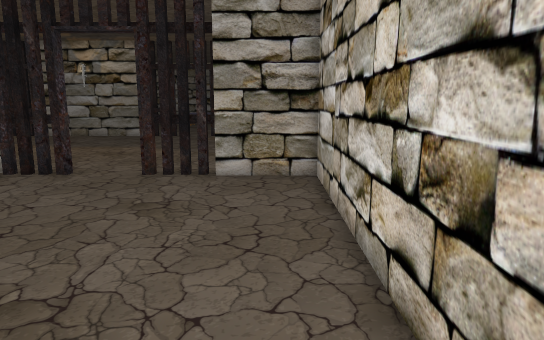
[1] (above)

24 first-person views from a walk through a scene from a Unity 3-D project. The camera is 1.3 m above the floor, tilts 10° down and sees 70° across. Doors are open. The floor is counted in squares, 0.5 m on a side. Each view is taken from the middle of a square. On the plan, view 1 faces up. The plan holds only what a view shows up to about 20 squares ahead; the rest is blank. The place goes on beyond the plan. The player is left out. Some animated figures are not drawn. Some surface patterns are stand-ins.

[2]
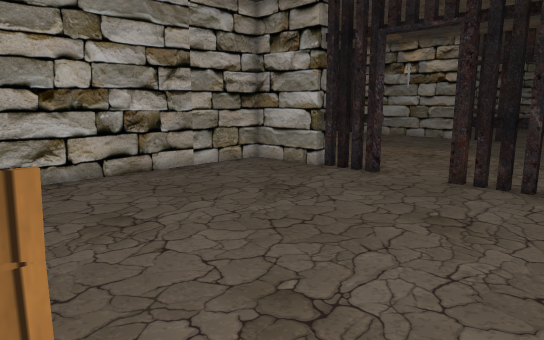

[3]
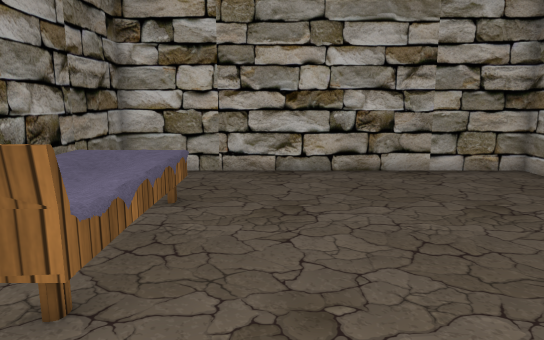

[4]
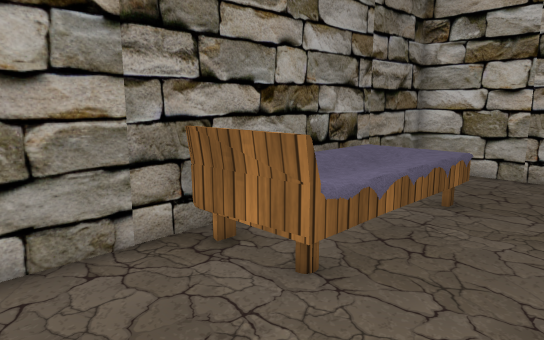

[5]
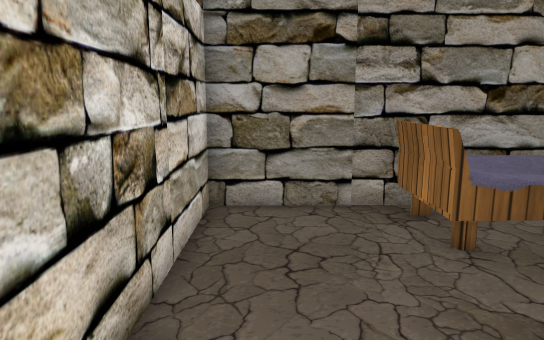

[6]
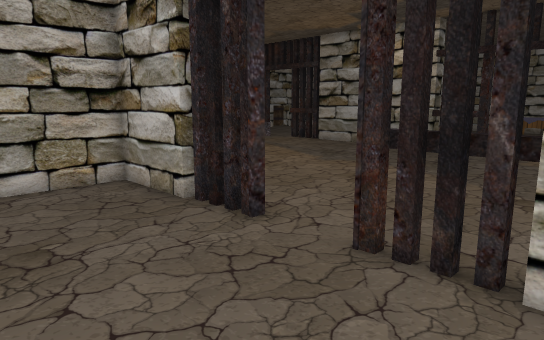

[7]
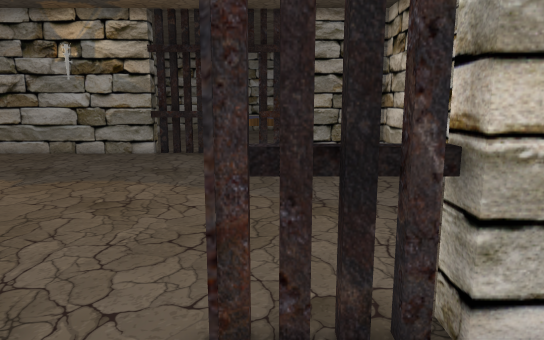

[8]
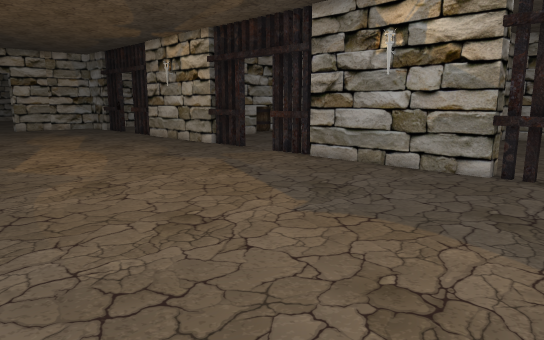

[9]
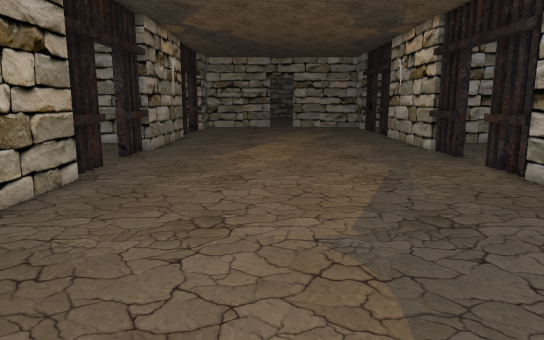

[10]
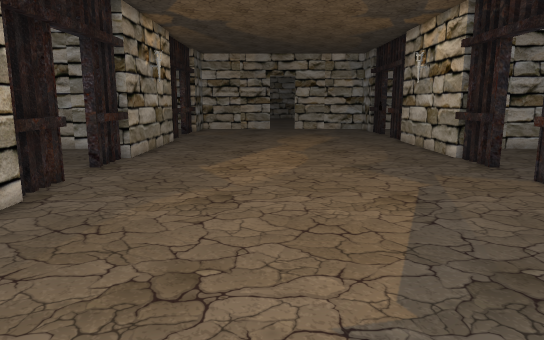

[11]
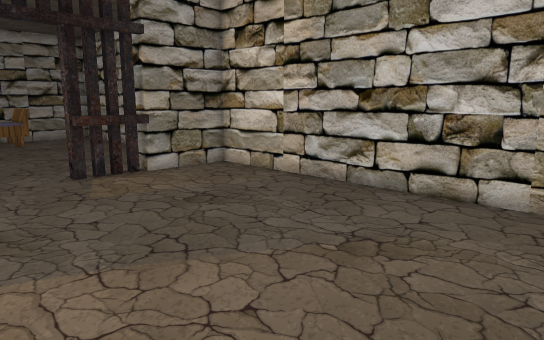

[12]
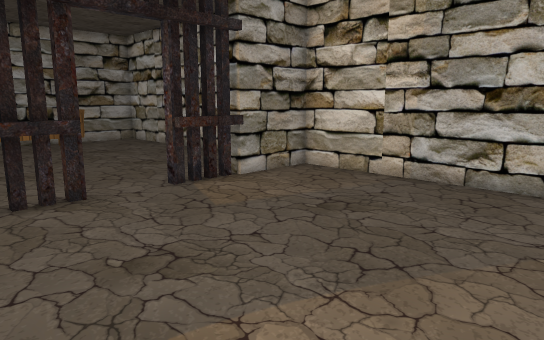

[13]
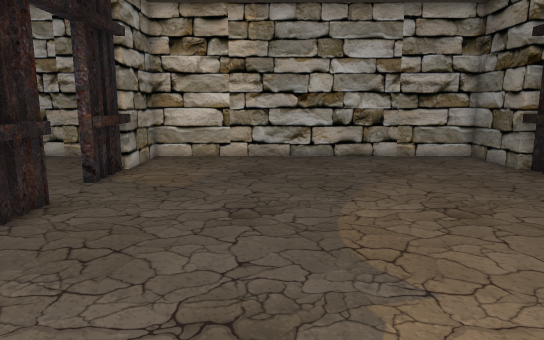

[14]
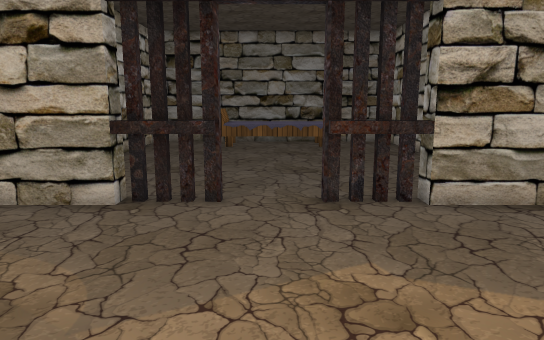

[15]
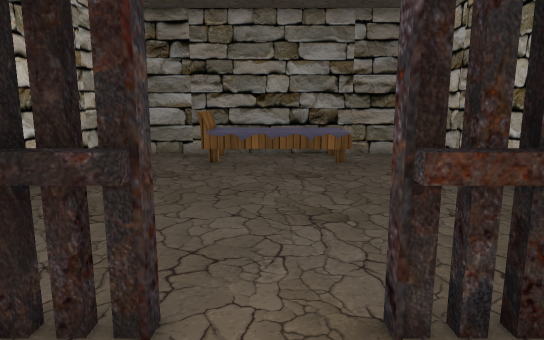

[16]
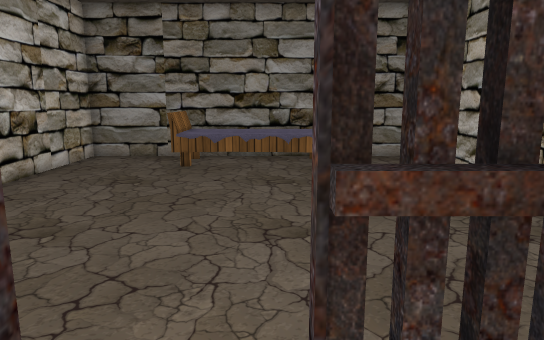

[17]
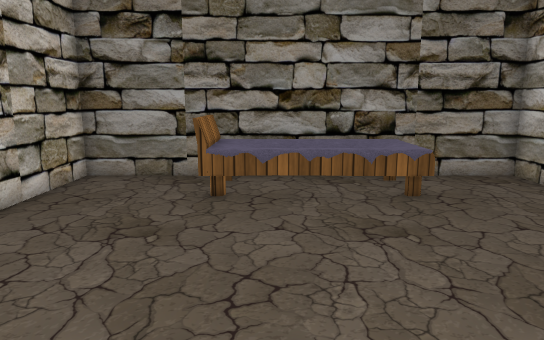

[18]
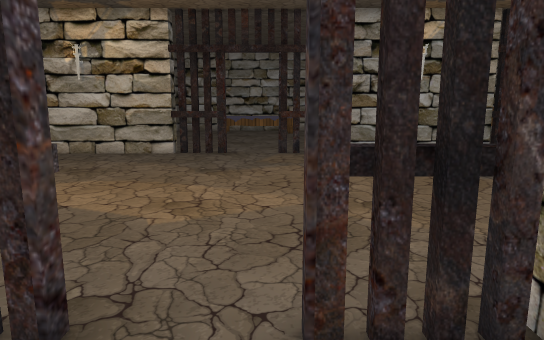

[19]
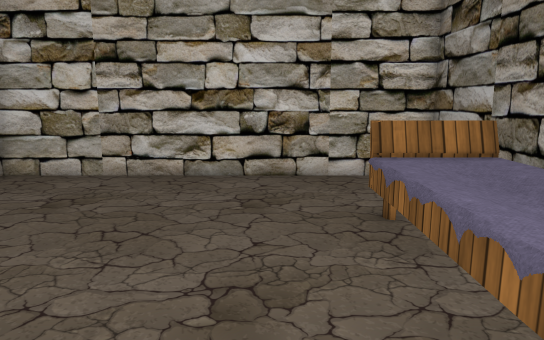

[20]
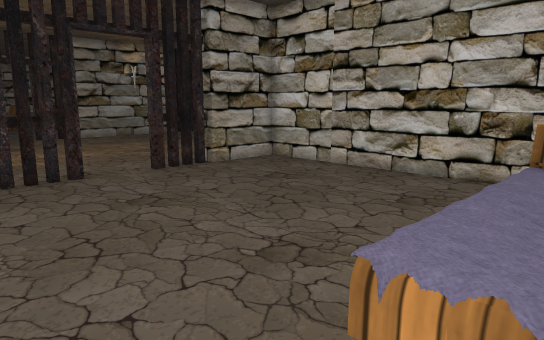

[21]
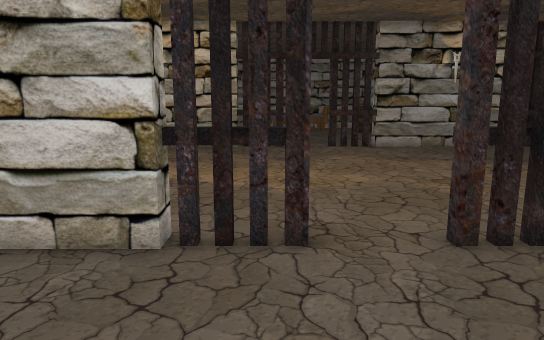

[22]
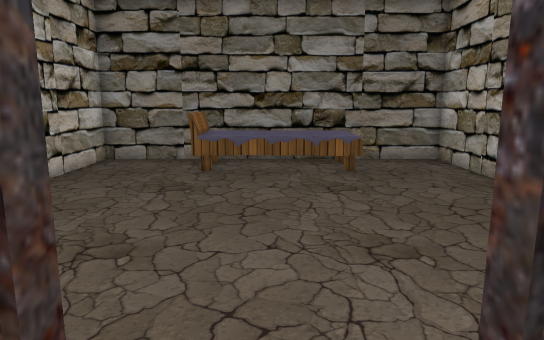

[23]
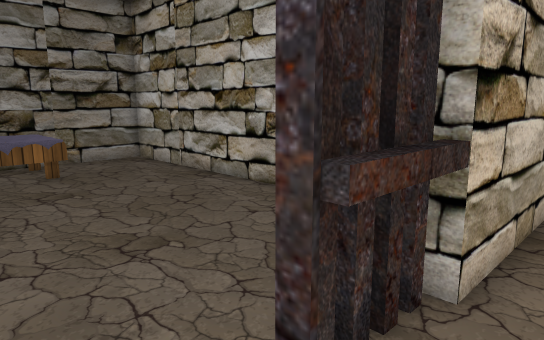

[24]
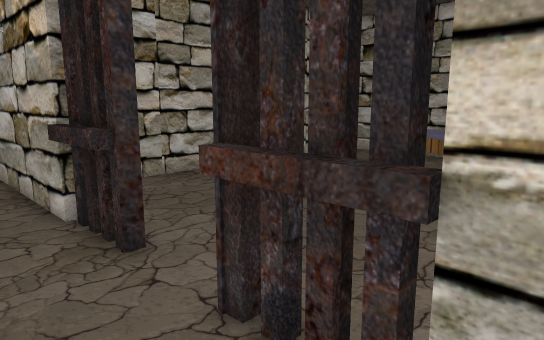

### Floor plan
Key: @ floor where view 1 was taken; # wall or solid block; . floor; D open door; B bed; T thing the floor can be seen under or through.
Columns run from 28 left of view 1 to 2 right of it. Each row starts with its distance up from view 1.
 35               #.... ........  #
 34 ..            #...............#
 33 ...           #...............#
 32  ....           ............
 31    ....           .........
 30 #####DDD##########TTTDDD#######
 29 ..###...## .......TTT...###...#
 28 ..............................#
 27 ..............................#
 26 ..............................#
 25 ..............................#
 24 ..............................#
 23 ..............................#
 22 ..............................#
 21 ..............................#
 20 ..............................#
 19 ..............................#
 18 ..............................#
 17 ..............................#
 16 ..............................#
 15 ..............................#
 14 ##TTTDDD#############DDD#######
 13 ..............#...............#
 12 ..............#...............#
 11 ..............#...............#
 10 ..............#...............#
  9 ..............#...............#
  8 ..............#...............#
  7 ..............#...............#
  6 ..............#...............#
  5 ..............#...............#
  4 ..............#...............#
  3 ..............#...............#
  2 ...BBBBBBB....#....BBBBBBB....#
  1 ...BBBBBBB....#....BBBBBBB....#
  0 ...BBBBBBB....#....BBBBBBB..@.#
 -1 ...BBBBBBB....#....BBBBBBB....#
 -2 ###############################

Positions as (right, up) in squares from view 1, and headings:
1: (0, 0), facing up
2: (0, 1), facing up-left
3: (1, 4), facing left
4: (1, 5), facing down-left
5: (0, 8), facing down
6: (-1, 8), facing up-left
7: (-4, 10), facing up
8: (-6, 15), facing up-left
9: (-5, 21), facing left
10: (-8, 21), facing left
11: (-9, 16), facing up-right
12: (-11, 19), facing up-right
13: (-17, 24), facing right
14: (-22, 24), facing down
15: (-22, 18), facing down
16: (-23, 17), facing down
17: (-21, 12), facing down
18: (-21, 10), facing up
19: (-28, 4), facing right
20: (-28, 0), facing up-right
21: (-24, 7), facing up
22: (-6, 16), facing down
23: (-5, 16), facing down-left
24: (-1, 27), facing up-left
